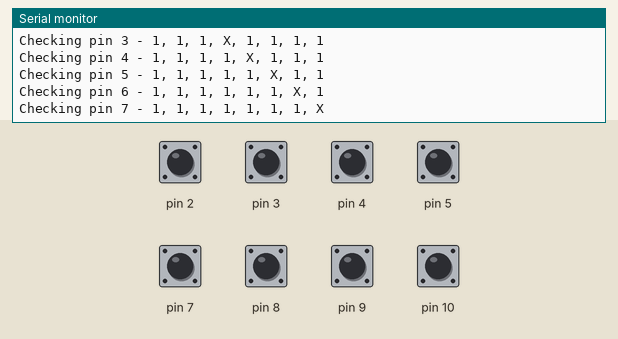
Bench run of a sketch on a simulated Arduino Uno, built with avr-gcc and run on an emulated ATmega328P. Parts: the last lines printed to the serial monitor. The test bench sets the inputs (shaded band); at power-on: pin 2–5, pin 7–10 HIGH.

Above: at 1.2 s.
1.3 s: pin 2 pulled LOW for 1 s
At 2.4 s:
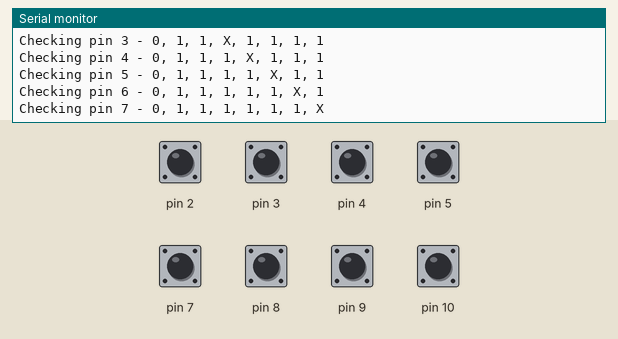
3.8 s: pin 3 pulled LOW for 1 s
At 4.7 s:
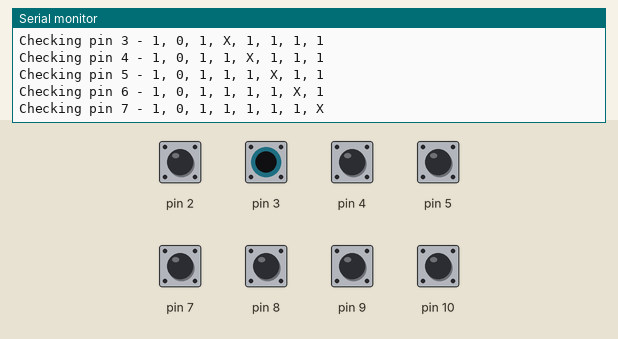
6.3 s: pin 4 pulled LOW for 1 s
At 8.0 s:
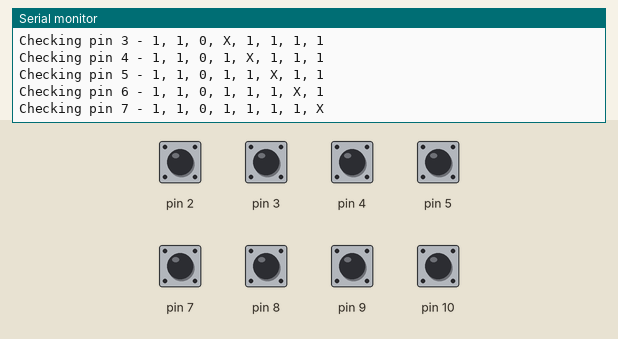
8.8 s: pin 5 pulled LOW for 1 s
At 9.8 s:
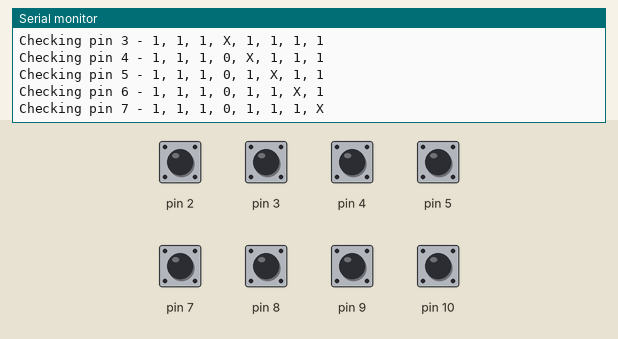
11.3 s: pin 7 pulled LOW for 0.15 s
At 12.1 s:
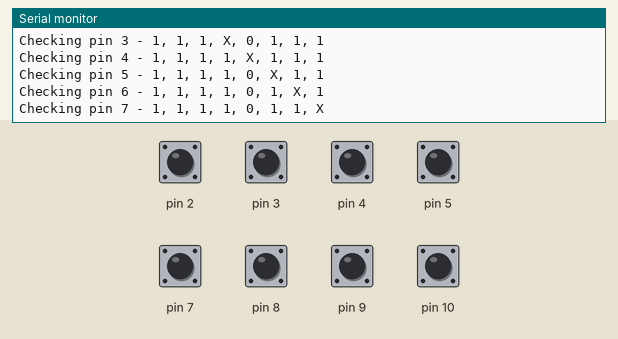
12.9 s: pin 8 pulled LOW for 1 s
At 14.2 s:
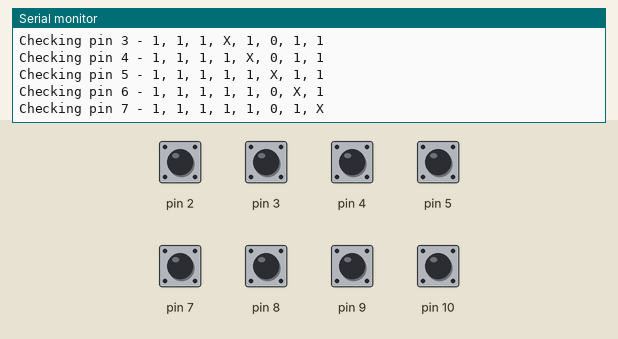

The sketch:

keypad_test_program.ino
```cpp
// test program to figure out which pins are connected when testing
// a 4x4 keypad matrix
void setup() {
  // initialize serial communication at 9600 bits per second:
  Serial.begin(115200);

  for(int pin = 2; pin < 11; pin++) {
    pinMode(pin, INPUT_PULLUP);
    digitalWrite(pin, HIGH);
  }
}

// the loop routine runs over and over again forever:
void loop() {

  int potatos[] = { -1, -1, 0, 1, 2, 3, -1, 4, 5, 6, 7 };
  Serial.println("                 0, 1, 2, 3, 4, 5, 6, 7");

  for(int activePin = 2; activePin < 11; activePin++) {
    if(activePin != 6) {
      pinMode(activePin, OUTPUT);
      digitalWrite(activePin, LOW);

      Serial.print("Checking pin ");
      Serial.print(potatos[activePin]);
      Serial.print(" - ");

      for(int checkPin = 2; checkPin < 11; checkPin++) {
        if(checkPin != 6) {
          if(checkPin != activePin) {
            Serial.print(digitalRead(checkPin));
          } else {
            Serial.print("X");
          }

          if(checkPin != 10) {
            Serial.print(", ");
          } else {
            Serial.println(" ");
          }
        }
      }

      digitalWrite(activePin, HIGH);
      pinMode(activePin, INPUT_PULLUP);
    }
  }

  delay(1000);
}
```

Measured:
- after the input at 1.3 s, the serial monitor: prints a new line after 0.76 s (image 1)
- after the input at 3.8 s, the serial monitor: prints a new line after 0.31 s (image 2)
- after the input at 6.3 s, the serial monitor: prints a new line after 0.89 s (image 3)
- after the input at 8.8 s, the serial monitor: prints a new line after 0.44 s (image 4)
- after the input at 11.3 s, the serial monitor: prints a new line at once (image 5)
- after the input at 12.9 s, the serial monitor: prints a new line after 0.45 s (image 6)
